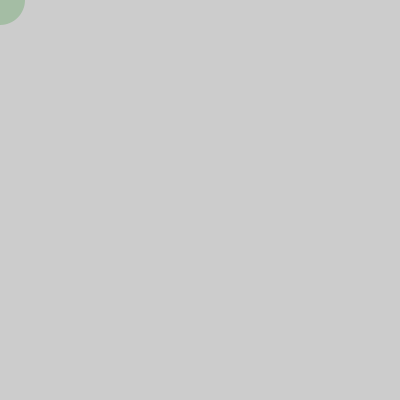
Frame 1 (no input)
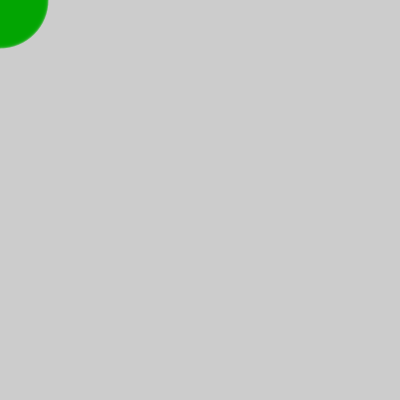
Frame 60 (the mouse pressed at the canvas centre just before this capture)
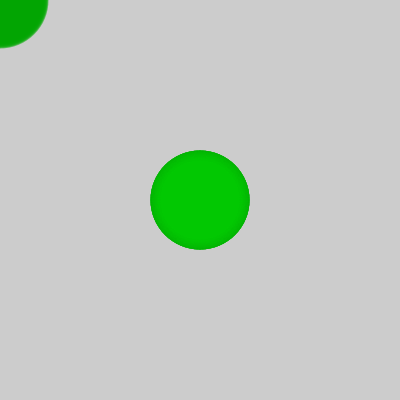
Frame 120 (the mouse held since frame 60 and released just before this capture)

The Processing sketch that drew these frames (run headless with seeded random() and noise(); from frame 60 on, the mouse is pressed at the canvas centre):

// Processing sketch: processing_183981
// ── processing_183981.pde

int verde = 255;
int tiempo = 0;
int diametro = 50;
  
void setup() {
  size(400, 400);
}
 
void draw() {
  tiempo = tiempo + 1;    
  verde = int(128 * (1 + sin(tiempo * 2 * PI / frameRate / 20)));
  diametro = int(50 * (1 + sin( tiempo * 2 * PI / frameRate / 5))); // Modifica el diametro del circulo con el paso del tiempo
   
  noStroke();            
  fill(0, verde, 0, 50);  // Añade un 50% de transparencia al color
  ellipse(mouseX, mouseY, diametro, diametro);
}
